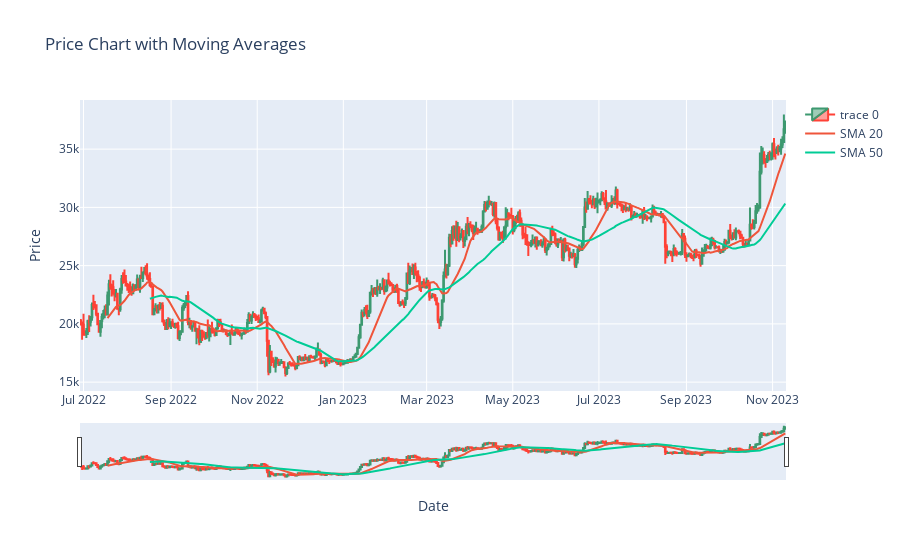

This figure's notebook cell:
### Markdown cell above
Step 4: Data Visualization

### Code cell
import plotly.graph_objects as go

# Create an interactive candlestick chart
fig = go.Figure(data=[go.Candlestick(x=data['timestamp'],
                open=data['open'],
                high=data['high'],
                low=data['low'],
                close=data['close'])])

# Add moving averages to the chart
fig.add_trace(go.Scatter(x=data['timestamp'], y=data['SMA_20'], mode='lines', name='SMA 20'))
fig.add_trace(go.Scatter(x=data['timestamp'], y=data['SMA_50'], mode='lines', name='SMA 50'))

fig.update_layout(title='Price Chart with Moving Averages', xaxis_title='Date', yaxis_title='Price')
fig.show()

### Figure 1 — Plotly figure (JSON) as saved in the notebook; plotly's stock layout.template omitted (floating-point values rounded to 4 significant figures; data arrays with more than 128 entries replaced by an {"elided": "..."} marker saying what was removed)
{"data": [{"close": {"elided": "500 float values"}, "high": {"elided": "500 float values"}, "low": {"elided": "500 float values"}, "open": {"elided": "500 float values"}, "type": "candlestick", "x": {"elided": "500 str values"}}, {"mode": "lines", "name": "SMA 20", "type": "scatter", "x": {"elided": "500 str values"}, "y": {"elided": "500 float values"}}, {"mode": "lines", "name": "SMA 50", "type": "scatter", "x": {"elided": "500 str values"}, "y": {"elided": "500 float values"}}], "layout": {"title": {"text": "Price Chart with Moving Averages"}, "xaxis": {"title": {"text": "Date"}}, "yaxis": {"title": {"text": "Price"}}}}
